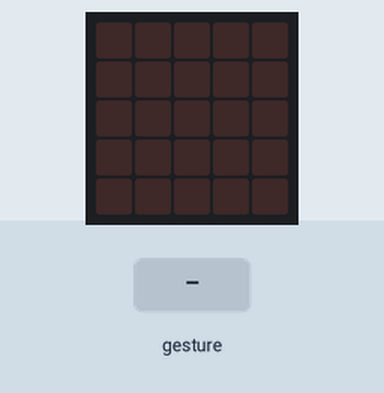
Recording of a program running on a simulated BBC micro:bit (MakeCode). On the bench: the board's 5×5 LED display. Inputs (shaded band) come from the test bench. Random numbers come from a fixed seed; a tilt is held for 1.5 s and a shake lasts 1 s, then the board lies face up again.

Above: at 1.2 s.
1.3 s: gesture 'shake'
At 2.1 s:
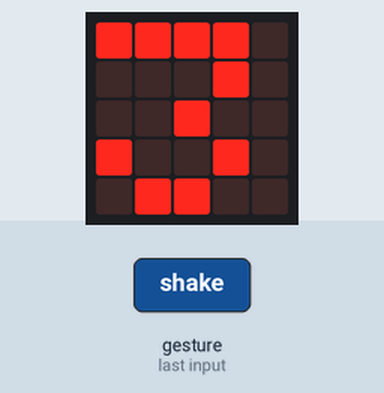
At 4.1 s:
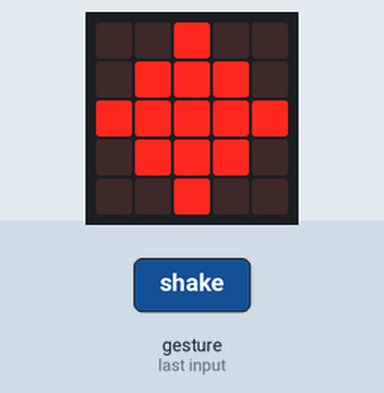
4.3 s: gesture 'shake'
At 7.1 s:
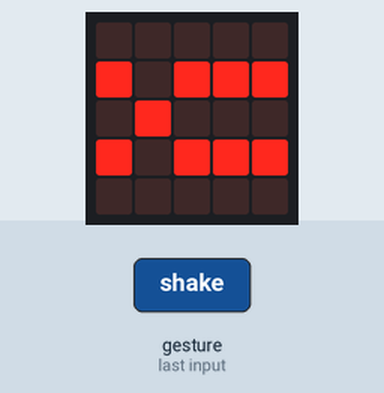
Timing chart, 0 to 8.6 s (numbered marks = the images above; inputs shaded):
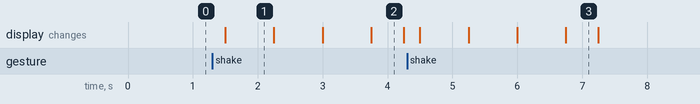

Measured:
- after the input at 1.3 s, the display: changes after 0.20 s (image 1)
- after the input at 4.3 s, the display: first changes after 0.20 s (image 3 shows a later state)
- what the display in image 1 shows lasts 0.8 s, from 1.5 s to 2.3 s
- what the display in image 2 shows lasts 0.5 s, from 3.8 s to 4.3 s

The program:

main.ts
```typescript
let isProcessing = 0
function sfm (choice: number) {
    if (choice == 0) {
        basic.showLeds(`
            . . # . .
            . # # # .
            # # # # #
            . # # # .
            . . # . .
            `)
        basic.pause(100)
        basic.clearScreen()
        isProcessing = 0
    } else if (choice == 1) {
        basic.showLeds(`
            # # # # #
            # . . . #
            # . . . #
            # . . . #
            # # # # #
            `)
        basic.pause(100)
        basic.clearScreen()
        isProcessing = 0
    } else if (choice == 2) {
        basic.showLeds(`
            . . . . .
            # . # # #
            . # . . .
            # . # # #
            . . . . .
            `)
        basic.pause(100)
        basic.clearScreen()
        isProcessing = 0
    }
    isProcessing = 0
}
input.onGesture(Gesture.Shake, function () {
    if (isProcessing == 0) {
        basic.showString("3")
        basic.showString("2")
        basic.showString("1")
        isProcessing = 1
        sfm(randint(0, 2))
    }
})
```

test.ts
```typescript
// les tests vont ici ; cela ne sera pas compilé si ce paquet est utilisé en tant qu'extension.
```
